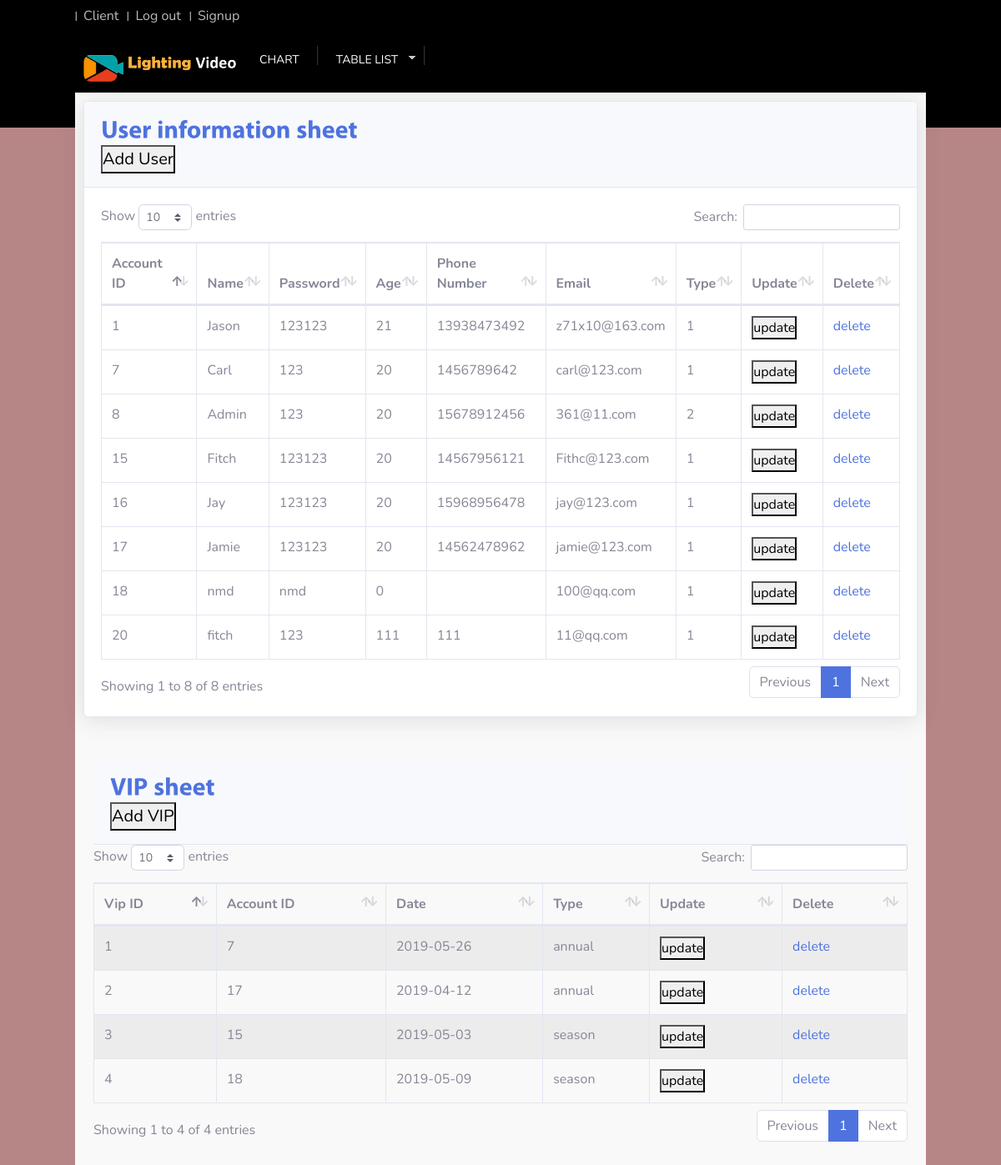
/admin/a_c_table.php (signed in), run on the app's committed database.
### tables this page shows
CREATE TABLE `accounts` (
  `ac_id` int(20) NOT NULL,
  `ac_name` varchar(30) NOT NULL,
  `ac_password` varchar(20) NOT NULL,
  `ac_age` int(3) NOT NULL,
  `ac_phone` varchar(33) NOT NULL,
  `ac_email` varchar(30) NOT NULL,
  `ac_type` varchar(10) NOT NULL
);

CREATE TABLE `vip` (
  `vip_id` int(11) NOT NULL,
  `ac_id` int(11) NOT NULL,
  `date` date NOT NULL,
  `type` varchar(22) NOT NULL
);

### admin/a_c_table.php (the view, shortened to what this page needs)
<?php
require_once('../includes/head.php');
require_once('../includes/adminhead.php');
?>
<html lang="en">
<link href="css/button.css" rel="stylesheet">
<head>
</head>
<body>
    <div id="content_sec">
        <div class="card shadow mb-4">
            <div class="card-header py-3">
                <h6 class="m-0 font-weight-bold text-primary">User information sheet</h6>
                <button data-toggle="modal" data-target="#adduser">Add User</button>
            </div>
            <div class="card-body">
                <div class="table-responsive">
                    <table class="table table-bordered" id="dataTable" width="100%" cellspacing="0">
                        <?php
                        $query = "SELECT * ";
                        $query .= "FROM accounts";
                        $result = mysqli_query($connection, $query);
                        ?>
                        <thead>
                            <tr>
                                <th>Account ID</th>
                                <th>Name</th>
                                <th>Password</th>
                                <th>Age</th>
                                <th>Phone Number</th>
                                <th>Email</th>
                                <th>Type</th>
                                <th>Update</th>
                                <th>Delete</th>
                            </tr>
                        </thead>
                        <tbody>
                            <?php
                            while ($row = mysqli_fetch_array($result)) {
                                echo "<tr>";
                                echo "<td>" . $row["ac_id"] . "</td>";
                                echo "<td>" . $row["ac_name"] . "</td>";
                                echo "<td>" . $row["ac_password"] . "</td>";
                                echo "<td>" . $row["ac_age"] . "</td>";
                                echo "<td>" . $row["ac_phone"] . "</td>";
                                echo "<td>" . $row["ac_email"] . "</td>";
                                echo "<td>" . $row["ac_type"] . "</td>";
                                echo "<td><button data-toggle='modal' data-target='#updateuser'>update</buttone></td>";
                                echo "<td><a class='text' href='deleteuser.php?ac_id=" . $row["ac_id"] . "'>delete</a></td>";
                                echo "</tr>";
                            }
                            ?>
                        </tbody>
                    </table>
                </div>
            </div>
        </div>
        <div class="table">
            <div class="col-lg-12">
                <div class="panel panel-default">
                    <div class="card-header py-3">
                        <h6 class="m-0 font-weight-bold text-primary">VIP sheet</h6>
                        <button data-toggle="modal" data-target="#addvip">Add VIP</button>
                    </div>
                    <div class="panel-body">
                        <table width="100%" class="table table-striped table-bordered table-hover" id="dataTables-example">
                            <?php
                            $query = "SELECT * ";
                            $query .= "FROM vip";
                            $result = mysqli_query($connection, $query);
                            ?>
                            <thead>
                                <tr>
                                    <th>Vip ID</th>
                                    <th>Account ID</th>
                                    <th>Date</th>
                                    <th>Type</th>
                                    <th>Update</th>
                                    <th>Delete</th>
                                </tr>
                            </thead>
                            <tbody>
                                <?php
                                while ($row = mysqli_fetch_array($result)) {
                                    echo "<tr>";
                                    echo "<td>" . $row["vip_id"] . "</td>";
                                    echo "<td>" . $row["ac_id"] . "</td>";
                                    echo "<td>" . $row["date"] . "</td>";
                                    echo "<td>" . $row["type"] . "</td>";
                                    echo "<td><button data-toggle='modal' data-target='#updatevip'>update</buttone></td>";
                                    echo "<td><a class='text' href='deletevip.php?vip_id=" . $row["vip_id"] . "'>delete</a></td>";
                                    echo "</tr>";
                                }
                                ?>
                            </tbody>
                        </table>
                    </div>
                </div>
            </div>
        </div>

### css/login.css (style rules this page uses)
body { background-color: #b68686 !important; }

### css/style.css (style rules this page uses)
* { padding: 0px; margin: 0px; }
body { min-height: 1000px; background-color:#4e3d3d; font-family: Verdana, Geneva, sans-serif; font-size: 11px; color: #666; }
a { text-decoration: none; outline: none; color: #666; }
h6 { font-size: 12px; font-weight: normal; }
#content_sec { min-height: 1000px; position:relative; width: 1020px; height: 100%; float: left; background-color: #f9f9f9; border: #f9f9f9 solid 10px; }

### css/button.css (style rules this page uses)
.table { width: 100%; }

### data on the page
accounts: ac_id "1", ac_name "Jason", ac_password "123123", ac_age "21", ac_phone "13938473492", ac_email "z71x10@163.com", ac_type "1"
accounts: ac_id "7", ac_name "Carl", ac_password "123", ac_age "20", ac_phone "1456789642", ac_email "carl@123.com", ac_type "1"
accounts: ac_id "8", ac_name "Admin", ac_password "123", ac_age "20", ac_phone "15678912456", ac_email "361@11.com", ac_type "2"
accounts: ac_id "15", ac_name "Fitch", ac_password "123123", ac_age "20", ac_phone "14567956121", ac_email "Fithc@123.com", ac_type "1"
accounts: ac_id "16", ac_name "Jay", ac_password "123123", ac_age "20", ac_phone "15968956478", ac_email "jay@123.com", ac_type "1"
accounts: ac_id "17", ac_name "Jamie", ac_password "123123", ac_age "20", ac_phone "14562478962", ac_email "jamie@123.com", ac_type "1"
accounts: ac_id "18", ac_name "nmd", ac_password "nmd", ac_age "0", ac_email "100@qq.com", ac_type "1"
accounts: ac_id "20", ac_name "fitch", ac_password "123", ac_age "111", ac_phone "111", ac_email "11@qq.com", ac_type "1"
vip: vip_id "1", ac "7", date "2019-05-26", type "annual"
vip: vip_id "2", ac "17", date "2019-04-12", type "annual"
vip: vip_id "3", ac "15", date "2019-05-03", type "season"
vip: vip_id "4", ac "18", date "2019-05-09", type "season"
